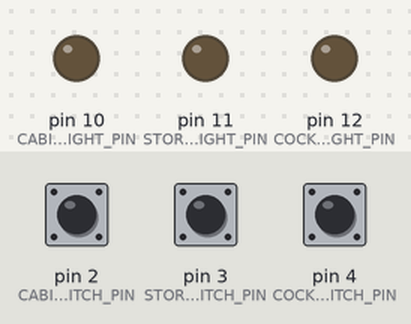
Simulated run of this sketch. Board: Arduino Uno, built with avr-gcc and run on an emulated ATmega328P. Shown: output pins drawn as LEDs (lit = HIGH). The test bench sets the inputs (shaded band); at power-on: pin 2 (CABIN_SWITCH_PIN) LOW, pin 3 (STORAGE_SWITCH_PIN) LOW, pin 4 (COCKPIT_SWITCH_PIN) LOW.

Above: at 1.2 s.
1.3 s: pin 2 (CABIN_SWITCH_PIN) pulled HIGH for 0.15 s
At 1.37 s:
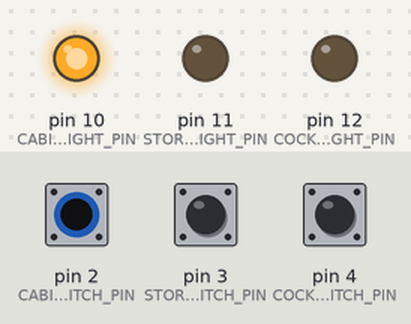
2.9 s: pin 3 (STORAGE_SWITCH_PIN) pulled HIGH for 0.15 s
At 2.97 s:
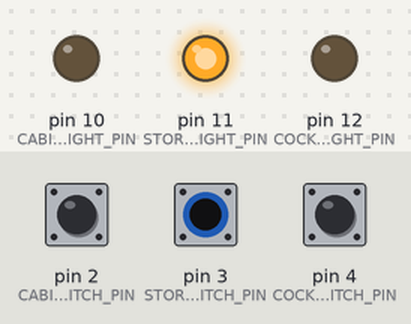
4.5 s: pin 4 (COCKPIT_SWITCH_PIN) pulled HIGH for 0.15 s
At 4.57 s:
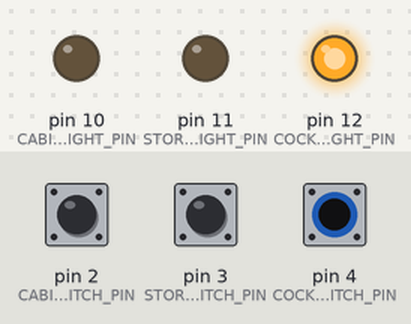
6.1 s: pin 4 (COCKPIT_SWITCH_PIN) pulled HIGH for 3.2 s
At 10.3 s:
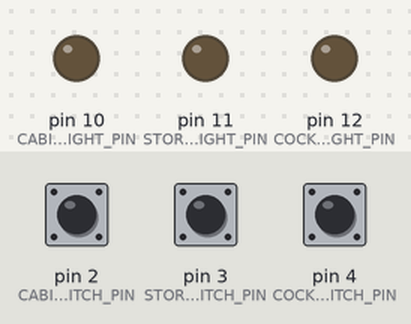
10.8 s: pin 2 (CABIN_SWITCH_PIN) pulled HIGH for 3.2 s
At 11.4 s:
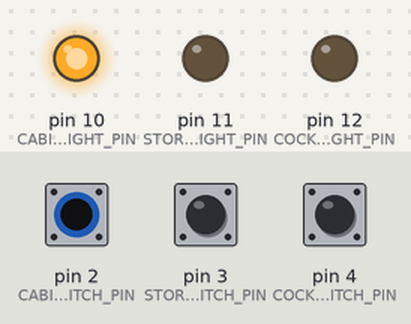
15.5 s: pin 2 (CABIN_SWITCH_PIN) driven HIGH and pin 3 (STORAGE_SWITCH_PIN) driven HIGH
At 16.2 s:
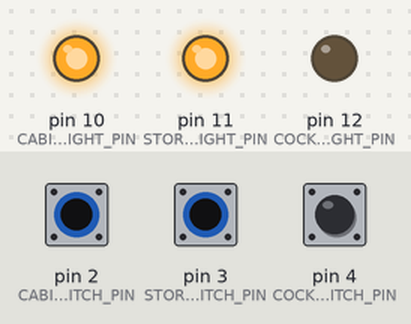
Timing chart, 0 to 18.0 s (numbered marks = the images above; inputs shaded):
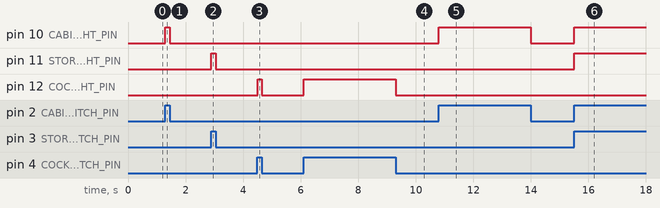

Measured:
- after the input at 1.3 s, pin 10 (CABIN_LIGHT_PIN): LOW → HIGH at once, → LOW 0.15 s later
- after the input at 2.9 s, pin 11 (STORAGE_LIGHT_PIN): LOW → HIGH at once, → LOW 0.15 s later
- after the input at 4.5 s, pin 12 (COCKPIT_LIGHT_PIN): LOW → HIGH at once, → LOW 0.15 s later
- after the input at 6.1 s, pin 12 (COCKPIT_LIGHT_PIN): LOW → HIGH at once, → LOW 3.2 s later
- after the input at 10.8 s, pin 10 (CABIN_LIGHT_PIN): LOW → HIGH at once, → LOW 3.2 s later
- after the input at 15.5 s, pin 10 (CABIN_LIGHT_PIN), pin 11 (STORAGE_LIGHT_PIN): LOW → HIGH at once

The sketch:

cabin-lighting.ino
```cpp
#include "Arduino.h"

#define CABIN_LIGHT_PIN   10
#define STORAGE_LIGHT_PIN 11
#define COCKPIT_LIGHT_PIN 12

#define CABIN_SWITCH_PIN   2
#define STORAGE_SWITCH_PIN 3
#define COCKPIT_SWITCH_PIN 4

void setup() {
  pinMode(CABIN_LIGHT_PIN, OUTPUT);
  pinMode(STORAGE_LIGHT_PIN, OUTPUT);
  pinMode(COCKPIT_LIGHT_PIN, OUTPUT);

  pinMode(CABIN_SWITCH_PIN, INPUT);
  pinMode(STORAGE_SWITCH_PIN, INPUT);
  pinMode(COCKPIT_SWITCH_PIN, INPUT);
}

void check(int dip_pin, int led_pin) {
  if (digitalRead(dip_pin) == HIGH) {
    digitalWrite(led_pin, HIGH);
  } else {
    digitalWrite(led_pin, LOW);
  }
}

void loop() {
  check(CABIN_SWITCH_PIN,   CABIN_LIGHT_PIN);
  check(STORAGE_SWITCH_PIN, STORAGE_LIGHT_PIN);
  check(COCKPIT_SWITCH_PIN, COCKPIT_LIGHT_PIN);
}
```
